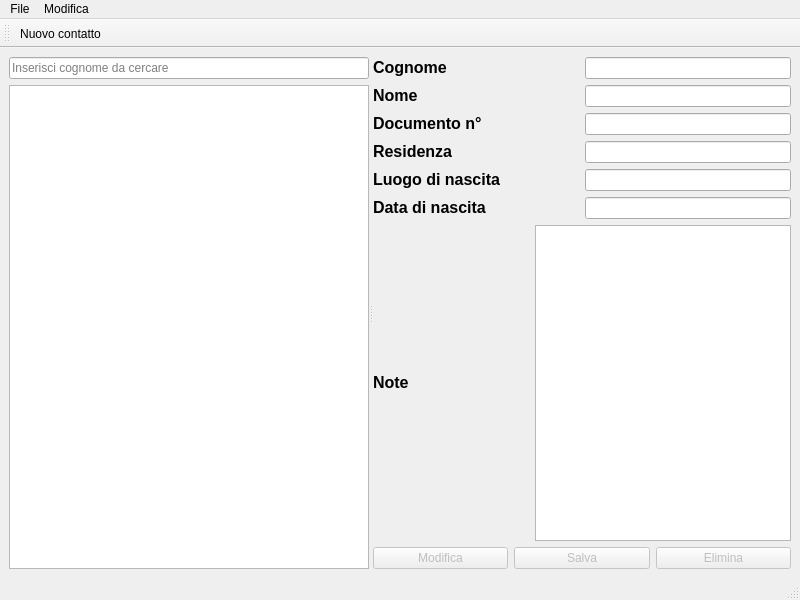
<?xml version="1.0" encoding="UTF-8"?>
<ui version="4.0">
 <class>MainWindow</class>
 <widget class="QMainWindow" name="MainWindow">
  <property name="geometry">
   <rect>
    <x>0</x>
    <y>0</y>
    <width>800</width>
    <height>600</height>
   </rect>
  </property>
  <property name="windowTitle">
   <string>MainWindow</string>
  </property>
  <widget class="QWidget" name="centralwidget">
   <layout class="QHBoxLayout" name="horizontalLayout_9">
    <item>
     <widget class="QSplitter" name="splitter">
      <property name="orientation">
       <enum>Qt::Horizontal</enum>
      </property>
      <widget class="QWidget" name="">
       <layout class="QVBoxLayout" name="verticalLayout">
        <item>
         <widget class="QLineEdit" name="line_search">
          <property name="toolTip">
           <string extracomment="Cerca cognome contatto"/>
          </property>
          <property name="text">
           <string/>
          </property>
          <property name="placeholderText">
           <string>Inserisci cognome da cercare</string>
          </property>
         </widget>
        </item>
        <item>
         <widget class="QListWidget" name="listWidget">
          <property name="font">
           <font>
            <pointsize>11</pointsize>
           </font>
          </property>
         </widget>
        </item>
       </layout>
      </widget>
      <widget class="QWidget" name="">
       <layout class="QVBoxLayout" name="verticalLayout_2">
        <item>
         <layout class="QHBoxLayout" name="horizontalLayout_7">
          <item>
           <widget class="QLabel" name="label">
            <property name="sizePolicy">
             <sizepolicy hsizetype="MinimumExpanding" vsizetype="Fixed">
              <horstretch>0</horstretch>
              <verstretch>0</verstretch>
             </sizepolicy>
            </property>
            <property name="font">
             <font>
              <pointsize>12</pointsize>
              <weight>75</weight>
              <bold>true</bold>
             </font>
            </property>
            <property name="text">
             <string>Cognome</string>
            </property>
           </widget>
          </item>
          <item>
           <widget class="QLineEdit" name="lineEdit_cognome"/>
          </item>
         </layout>
        </item>
        <item>
         <layout class="QHBoxLayout" name="horizontalLayout_6">
          <item>
           <widget class="QLabel" name="label_2">
            <property name="sizePolicy">
             <sizepolicy hsizetype="MinimumExpanding" vsizetype="Fixed">
              <horstretch>0</horstretch>
              <verstretch>0</verstretch>
             </sizepolicy>
            </property>
            <property name="font">
             <font>
              <pointsize>12</pointsize>
              <weight>75</weight>
              <bold>true</bold>
             </font>
            </property>
            <property name="text">
             <string>Nome</string>
            </property>
           </widget>
          </item>
          <item>
           <widget class="QLineEdit" name="lineEdit_nome"/>
          </item>
         </layout>
        </item>
        <item>
         <layout class="QHBoxLayout" name="horizontalLayout_5">
          <item>
           <widget class="QLabel" name="label_3">
            <property name="sizePolicy">
             <sizepolicy hsizetype="MinimumExpanding" vsizetype="Fixed">
              <horstretch>0</horstretch>
              <verstretch>0</verstretch>
             </sizepolicy>
            </property>
            <property name="font">
             <font>
              <pointsize>12</pointsize>
              <weight>75</weight>
              <bold>true</bold>
             </font>
            </property>
            <property name="text">
             <string>Documento n°</string>
            </property>
           </widget>
          </item>
          <item>
           <widget class="QLineEdit" name="lineEdit_documento"/>
          </item>
         </layout>
        </item>
        <item>
         <layout class="QHBoxLayout" name="horizontalLayout_4">
          <item>
           <widget class="QLabel" name="label_4">
            <property name="sizePolicy">
             <sizepolicy hsizetype="MinimumExpanding" vsizetype="Fixed">
              <horstretch>0</horstretch>
              <verstretch>0</verstretch>
             </sizepolicy>
            </property>
            <property name="font">
             <font>
              <pointsize>12</pointsize>
              <weight>75</weight>
              <bold>true</bold>
             </font>
            </property>
            <property name="text">
             <string>Residenza</string>
            </property>
           </widget>
          </item>
          <item>
           <widget class="QLineEdit" name="lineEdit_residenza"/>
          </item>
         </layout>
        </item>
        <item>
         <layout class="QHBoxLayout" name="horizontalLayout_3">
          <item>
           <widget class="QLabel" name="label_5">
            <property name="sizePolicy">
             <sizepolicy hsizetype="MinimumExpanding" vsizetype="Fixed">
              <horstretch>0</horstretch>
              <verstretch>0</verstretch>
             </sizepolicy>
            </property>
            <property name="font">
             <font>
              <pointsize>12</pointsize>
              <weight>75</weight>
              <bold>true</bold>
             </font>
            </property>
            <property name="text">
             <string>Luogo di nascita</string>
            </property>
           </widget>
          </item>
          <item>
           <widget class="QLineEdit" name="lineEdit_luogo"/>
          </item>
         </layout>
        </item>
        <item>
         <layout class="QHBoxLayout" name="horizontalLayout_2">
          <item>
           <widget class="QLabel" name="label_6">
            <property name="sizePolicy">
             <sizepolicy hsizetype="MinimumExpanding" vsizetype="Fixed">
              <horstretch>0</horstretch>
              <verstretch>0</verstretch>
             </sizepolicy>
            </property>
            <property name="font">
             <font>
              <pointsize>12</pointsize>
              <weight>75</weight>
              <bold>true</bold>
             </font>
            </property>
            <property name="text">
             <string>Data di nascita</string>
            </property>
           </widget>
          </item>
          <item>
           <widget class="QLineEdit" name="lineEdit_data"/>
          </item>
         </layout>
        </item>
        <item>
         <layout class="QHBoxLayout" name="horizontalLayout">
          <item>
           <widget class="QLabel" name="label_7">
            <property name="sizePolicy">
             <sizepolicy hsizetype="MinimumExpanding" vsizetype="Fixed">
              <horstretch>0</horstretch>
              <verstretch>0</verstretch>
             </sizepolicy>
            </property>
            <property name="font">
             <font>
              <pointsize>12</pointsize>
              <weight>75</weight>
              <bold>true</bold>
             </font>
            </property>
            <property name="text">
             <string>Note</string>
            </property>
           </widget>
          </item>
          <item>
           <widget class="QTextEdit" name="textEdit_note"/>
          </item>
         </layout>
        </item>
        <item>
         <layout class="QHBoxLayout" name="horizontalLayout_8">
          <item>
           <widget class="QPushButton" name="pushButton_modifica">
            <property name="enabled">
             <bool>false</bool>
            </property>
            <property name="text">
             <string>Modifica</string>
            </property>
            <property name="flat">
             <bool>false</bool>
            </property>
           </widget>
          </item>
          <item>
           <widget class="QPushButton" name="pushButton_2_salva">
            <property name="enabled">
             <bool>false</bool>
            </property>
            <property name="text">
             <string>Salva</string>
            </property>
            <property name="flat">
             <bool>false</bool>
            </property>
           </widget>
          </item>
          <item>
           <widget class="QPushButton" name="pushButton_elimina">
            <property name="enabled">
             <bool>false</bool>
            </property>
            <property name="text">
             <string>Elimina</string>
            </property>
            <property name="flat">
             <bool>false</bool>
            </property>
           </widget>
          </item>
         </layout>
        </item>
       </layout>
      </widget>
     </widget>
    </item>
   </layout>
  </widget>
  <widget class="QMenuBar" name="menubar">
   <property name="geometry">
    <rect>
     <x>0</x>
     <y>0</y>
     <width>800</width>
     <height>21</height>
    </rect>
   </property>
   <widget class="QMenu" name="menuFile">
    <property name="title">
     <string>File</string>
    </property>
    <addaction name="actionNuovo_contatto"/>
    <addaction name="actionCerca_contatto"/>
   </widget>
   <widget class="QMenu" name="menuModifica">
    <property name="title">
     <string>Modifica</string>
    </property>
    <addaction name="actionCopia"/>
    <addaction name="actionTaglia"/>
    <addaction name="actionIncolla"/>
   </widget>
   <addaction name="menuFile"/>
   <addaction name="menuModifica"/>
  </widget>
  <widget class="QStatusBar" name="statusbar"/>
  <widget class="QToolBar" name="toolBar">
   <property name="windowTitle">
    <string>toolBar</string>
   </property>
   <attribute name="toolBarArea">
    <enum>TopToolBarArea</enum>
   </attribute>
   <attribute name="toolBarBreak">
    <bool>false</bool>
   </attribute>
   <addaction name="actionNuovo_contatto"/>
  </widget>
  <action name="actionNuovo_contatto">
   <property name="text">
    <string>Nuovo contatto</string>
   </property>
  </action>
  <action name="actionCerca_contatto">
   <property name="icon">
    <iconset resource="res.qrc">
     <normaloff>:/img/img/search_contact.png</normaloff>:/img/img/search_contact.png</iconset>
   </property>
   <property name="text">
    <string>Cerca contatto</string>
   </property>
  </action>
  <action name="actionCopia">
   <property name="text">
    <string>Copia</string>
   </property>
  </action>
  <action name="actionTaglia">
   <property name="text">
    <string>Taglia</string>
   </property>
  </action>
  <action name="actionIncolla">
   <property name="text">
    <string>Incolla</string>
   </property>
  </action>
 </widget>
 <resources>
  <include location="res.qrc"/>
 </resources>
 <connections/>
</ui>
